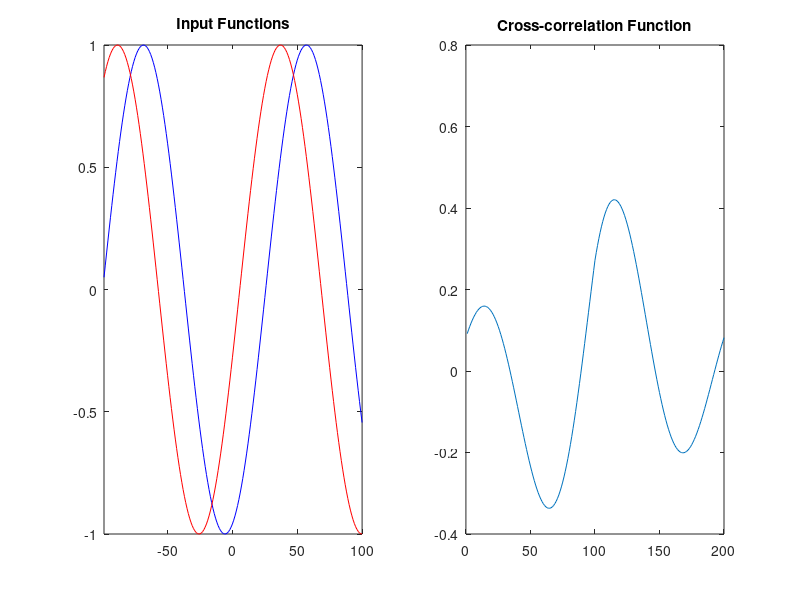

The MATLAB source for this figure:
% Problem # 2(ii) Soln.:
%-----------Cross Correlation-------------
%-----------
%-----------Candidate No. 137377 ---------------
% Cross correlation of two sequences.
clear all; close all;

N = 200;
% sin-shaped signal -- slowly varying
x(1:N) = sin((1:N) / 20);
y(1:N) = sin(((1:N)+20) / 20);

% Initialize array to hold the correlation data
psi = x*0;

% Apply shift to cross-correlate
for i = 1:N
    yshift = circshift(y,[0,(i + N/2)]);
    psi(i) = N^-1 * sum(x .* yshift);
end

h = figure
subplot(1,2,1)
plot(-floor(N/2)+1:floor(N/2),x,'b');
title('Input Functions');
axis([-floor(N/2)+1 floor(N/2) -1 1]);
hold on;
plot(-floor(N/2)+1:floor(N/2),y,'r');
subplot(1,2,2)
plot(1:size(psi,2),psi);
title('Cross-correlation Function');



